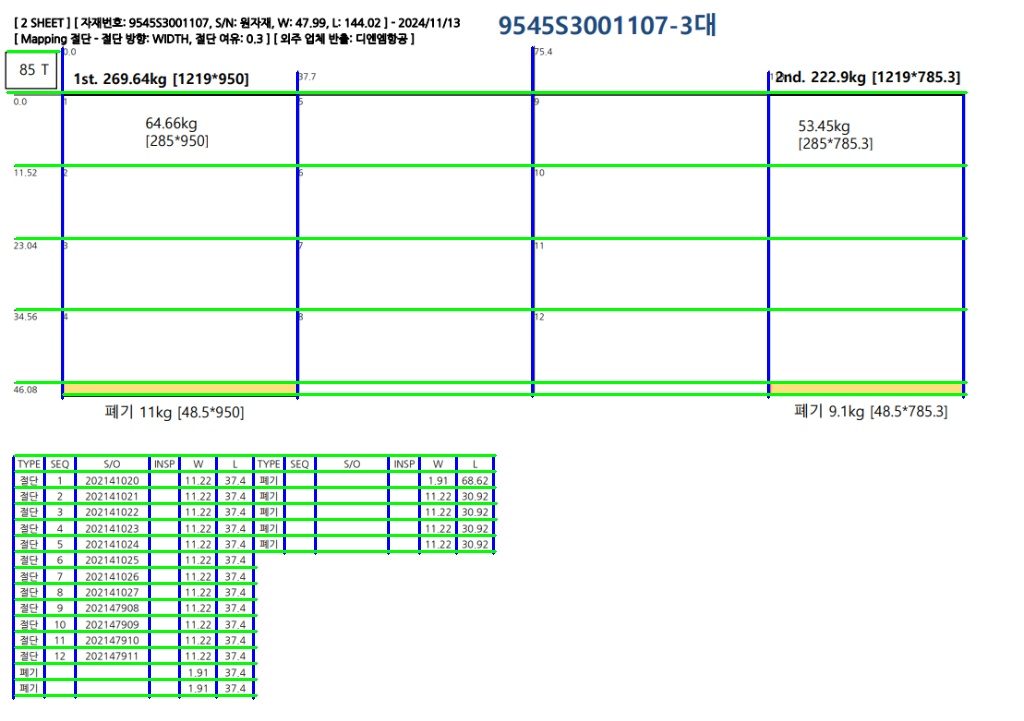
#> input picture debug_lines.jpg, 1024 x 721 px
$ python main.py debug_lines.jpg --width 1.0 --height 1.0
#> lines starting #> are read from the running program, lines starting #| are printed output that depends on the picture; after the words box and inside, x2 and y2 are one past the last pixel; in counts of white or black regions, pixels touching at a corner belong together
### image_processor.py
import cv2
import numpy as np

def detect_lines(image):
    """
    Detects vertical and horizontal lines in the image.
    Returns a tuple (vertical_lines, horizontal_lines).
    Each line is [x1, y1, x2, y2].
    """
    gray = cv2.cvtColor(image, cv2.COLOR_BGR2GRAY)

    # Use adaptive thresholding to isolate lines
    # valid lines are black, background is white.
    # Invert so lines are white.
    thresh = cv2.adaptiveThreshold(gray, 255, cv2.ADAPTIVE_THRESH_GAUSSIAN_C,
                                   cv2.THRESH_BINARY_INV, 11, 2)

    # Use morphological operations to refine valid lines
    # Vertical kernel
    v_kernel = cv2.getStructuringElement(cv2.MORPH_RECT, (1, 20))
    # Horizontal kernel
    h_kernel = cv2.getStructuringElement(cv2.MORPH_RECT, (20, 1))

    # Detect Vertical lines
    v_temp = cv2.morphologyEx(thresh, cv2.MORPH_OPEN, v_kernel, iterations=2)
    v_lines_p = cv2.HoughLinesP(v_temp, 1, np.pi/180, threshold=50, minLineLength=50, maxLineGap=10)

    # Detect Horizontal lines
    h_temp = cv2.morphologyEx(thresh, cv2.MORPH_OPEN, h_kernel, iterations=2)
    h_lines_p = cv2.HoughLinesP(h_temp, 1, np.pi/180, threshold=50, minLineLength=50, maxLineGap=10)

    v_lines = []
    if v_lines_p is not None:
        for line in v_lines_p:
            x1, y1, x2, y2 = line[0]
            # Ensure vertical line (small x difference)
            if abs(x1 - x2) < 5:
                v_lines.append(line[0])

    h_lines = []
    if h_lines_p is not None:
        for line in h_lines_p:
            x1, y1, x2, y2 = line[0]
            # Ensure horizontal line (small y difference)
            if abs(y1 - y2) < 5:
                h_lines.append(line[0])

    return merge_lines(v_lines, 'vertical'), merge_lines(h_lines, 'horizontal')

def merge_lines(lines, orientation, tolerance=10):
    """
    Merges lines that are close to each other.
    Simple clustering based on 'x' for vertical and 'y' for horizontal.
    """
    if not lines:
        return []

    # Sort based on primary coordinate
    idx = 0 if orientation == 'vertical' else 1
    lines.sort(key=lambda l: l[idx])

    merged = []
    current_group = [lines[0]]

    for i in range(1, len(lines)):
        line = lines[i]
        prev_line = current_group[-1]

        # Check proximity
        if abs(line[idx] - prev_line[idx]) < tolerance:
            current_group.append(line)
        else:
            merged.append(average_lines(current_group, orientation))
            current_group = [line]

    if current_group:
        merged.append(average_lines(current_group, orientation))

    return merged

def average_lines(group, orientation):
    """
    Averages a group of close lines into a single line.
    Extends the line to the min/max of the opposing coordinate.
    """
    x1s = [l[0] for l in group]
    y1s = [l[1] for l in group]
    x2s = [l[2] for l in group]
    y2s = [l[3] for l in group]

    if orientation == 'vertical':
        # Average X, Min Y, Max Y
        avg_x = int((sum(x1s) + sum(x2s)) / (2 * len(group)))
        min_y = min(min(y1s), min(y2s))
        max_y = max(max(y1s), max(y2s))
        return [avg_x, min_y, avg_x, max_y]
    else:
        # Average Y, Min X, Max X
        avg_y = int((sum(y1s) + sum(y2s)) / (2 * len(group)))
        min_x = min(min(x1s), min(x2s))
        max_x = max(max(x1s), max(x2s))
        return [min_x, avg_y, max_x, avg_y]

def map_coordinates(lines, img_width, img_height, total_width_mm, total_height_mm):
    """
    Converts pixel coordinates to real-world MM coordinates.
    Returns list of mapped lines.
    """
    x_scale = total_width_mm / img_width
    y_scale = total_height_mm / img_height

    mapped_lines = []
    for line in lines:
        x1, y1, x2, y2 = line
        mx1 = x1 * x_scale
        my1 = (img_height - y1) * y_scale # G-code usually has 0,0 at bottom-left, image is top-left
        mx2 = x2 * x_scale
        my2 = (img_height - y2) * y_scale
        mapped_lines.append([mx1, my1, mx2, my2])
    return mapped_lines

### gcode_generator.py
def generate_gcode(v_lines, h_lines, feed_rate=1000, unit="mm"):
    """
    Generates G-code string from mapped vertical and horizontal lines.
    v_lines: List of [x1, y1, x2, y2] (Vertical)
    h_lines: List of [x1, y1, x2, y2] (Horizontal)
    unit: 'mm' or 'inch'
    """
    gcode = []

    # Header
    gcode.append("%")
    gcode.append("O1000 (NESTING CUT)")

    if unit.lower() == "inch":
        gcode.append("G20 g90 (Inch, Absolute)")
    else:
        gcode.append("G21 g90 (Metric, Absolute)")

    gcode.append(f"F{feed_rate}")
    gcode.append("G0 Z0.5 (Safe Height)") # 0.5 inch is safer than 10 inches if unit is inch

    # 1. Vertical Cuts (1차)
    gcode.append("(--- 1st Pass: VERTICAL ---)")
    for i, line in enumerate(v_lines):
        x1, y1, x2, y2 = line
        gcode.append(f"(Vertical Cut #{i+1})")
        gcode.append(f"G0 X{x1:.2f} Y{y1:.2f}") # Move to start
        gcode.append("M3 (Cut On)")
        gcode.append(f"G1 X{x2:.2f} Y{y2:.2f}") # Cut to end
        gcode.append("M5 (Cut Off)")

    # 2. Horizontal Cuts (2차)
    gcode.append("(--- 2nd Pass: HORIZONTAL ---)")
    for i, line in enumerate(h_lines):
        x1, y1, x2, y2 = line
        gcode.append(f"(Horizontal Cut #{i+1})")
        gcode.append(f"G0 X{x1:.2f} Y{y1:.2f}")
        gcode.append("M3 S1000") # Start spindle/laser again if needed, S value optional
        gcode.append(f"G1 X{x2:.2f} Y{y2:.2f}")
        gcode.append("M5")

    # Footer
    gcode.append("G0 Z10.0")
    gcode.append("G0 X0 Y0")
    gcode.append("M30 (End of Program)")
    gcode.append("%")

    return "\n".join(gcode)

### main.py

import argparse
import sys
import os
import cv2
from pdf_loader import load_pdf_image
from image_processor import detect_lines, map_coordinates
from gcode_generator import generate_gcode


def process_file(input_path, width_mm, height_mm, output_path, debug=False):
    """
    Core logic to process the file and generate G-code.
    Returns a log string or raises Exception.
    """
    logs = []
    def log(msg):
        print(msg)
        logs.append(msg)

    if not os.path.exists(input_path):
        raise FileNotFoundError(f"File {input_path} not found.")

    log(f"Processing {input_path}...")

    if input_path.lower().endswith('.pdf'):
        img = load_pdf_image(input_path)
    else:
        img = cv2.imread(input_path)

    if img is None:
        raise ValueError("Failed to load image.")

    h, w = img.shape[:2]
    log(f"Image Resolution: {w}x{h} pixels")
    log(f"Target Size: {width_mm}mm x {height_mm}mm")

    # 2. Detect Lines
    log("Detecting lines...")
    v_lines, h_lines = detect_lines(img)
    log(f"Found {len(v_lines)} Vertical lines and {len(h_lines)} Horizontal lines.")

    # 3. Map Coordinates
    mapped_v = map_coordinates(v_lines, w, h, width_mm, height_mm)
    mapped_h = map_coordinates(h_lines, w, h, width_mm, height_mm)

    # 4. Generate G-Code
    gcode = generate_gcode(mapped_v, mapped_h)

    # 5. Save Output
    with open(output_path, "w") as f:
        f.write(gcode)

    log(f"G-code saved to {output_path}")

    # Debug Visualization
    if debug:
        debug_img = img.copy()
        # Draw Vertical (Blue)
        for line in v_lines:
            x1, y1, x2, y2 = line
            cv2.line(debug_img, (x1, y1), (x2, y2), (255, 0, 0), 2)
        # Draw Horizontal (Green)
        for line in h_lines:
            x1, y1, x2, y2 = line
            cv2.line(debug_img, (x1, y1), (x2, y2), (0, 255, 0), 2)

        debug_path = os.path.splitext(output_path)[0] + "_debug.jpg"
        cv2.imwrite(debug_path, debug_img)
        log(f"Debug image saved to {debug_path}")

    return "\n".join(logs)

def main():
    parser = argparse.ArgumentParser(description="Convert PDF/Image Nesting Layout to G-Code")
    parser.add_argument("input_file", help="Path to input PDF or Image file")
    parser.add_argument("--width", type=float, help="Total Width of the Plate in mm", required=True)
    parser.add_argument("--height", type=float, help="Total Height of the Plate in mm", required=True)
    parser.add_argument("--output", help="Output G-code file path", default="output.nc")
    parser.add_argument("--debug", action="store_true", help="Save debug image with detected lines")

    args = parser.parse_args()

    try:
        process_file(args.input_file, args.width, args.height, args.output, args.debug)
#> in process_file, img is the input picture: shape (721, 1024, 3); mean B, G, R 236.9, 245.1, 234.4
#> in detect_lines, `gray = cv2.cvtColor(image, cv2.COLOR_BGR2GRAY)`:
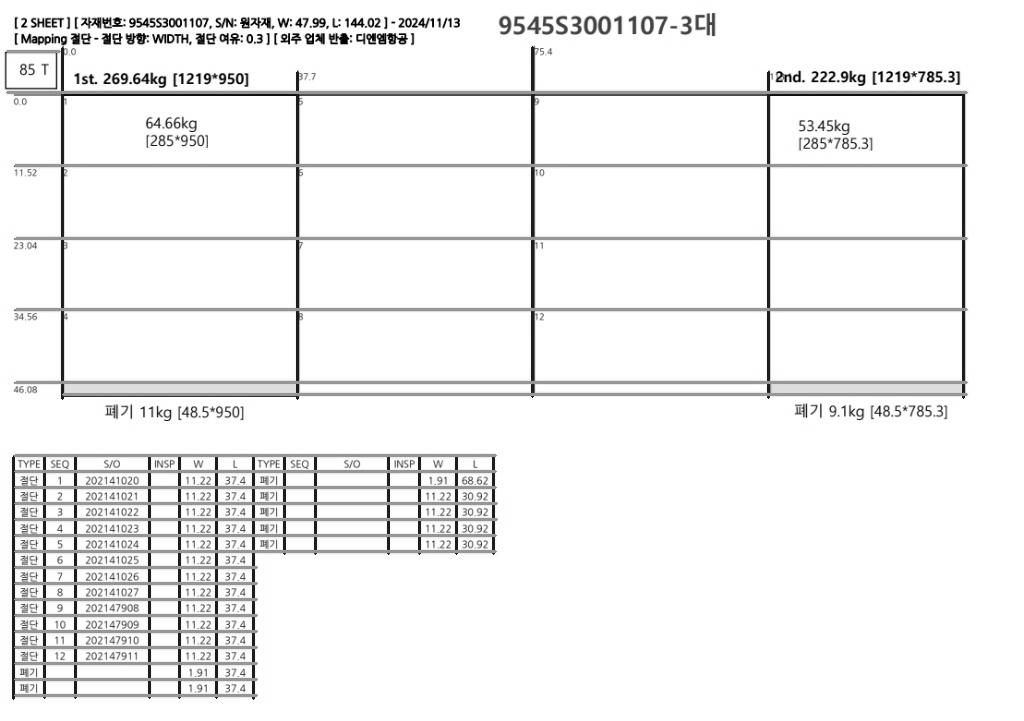
#> gray: shape (721, 1024); min 0, max 255, mean 241
#> in detect_lines, `thresh = cv2.adaptiveThreshold(gray, 255, cv2.ADAPTIVE_THRESH_GAUSSIAN..`:
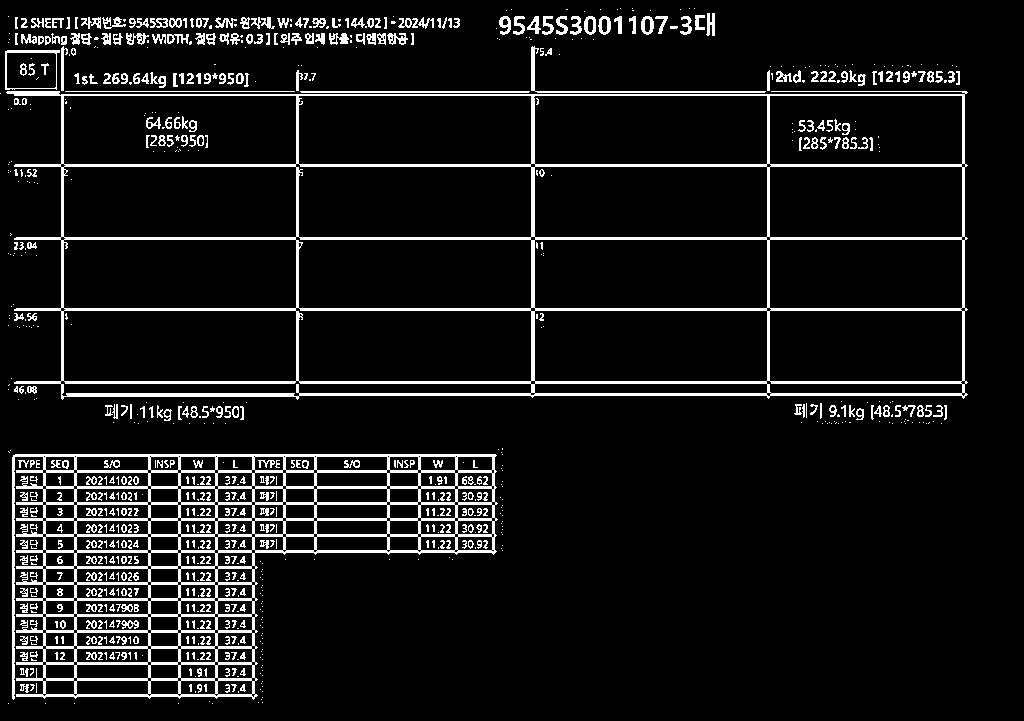
#> thresh: shape (721, 1024); 8.7% white; 896 white regions (462 under 20 px), largest, box (x1, y1, x2, y2) and area: (12, 454, 498, 700) 21441, (6, 91, 968, 400) 21074, (531, 46, 766, 93) 648
#> in detect_lines, `v_temp = cv2.morphologyEx(thresh, cv2.MORPH_OPEN, v_kernel, iterations..`:
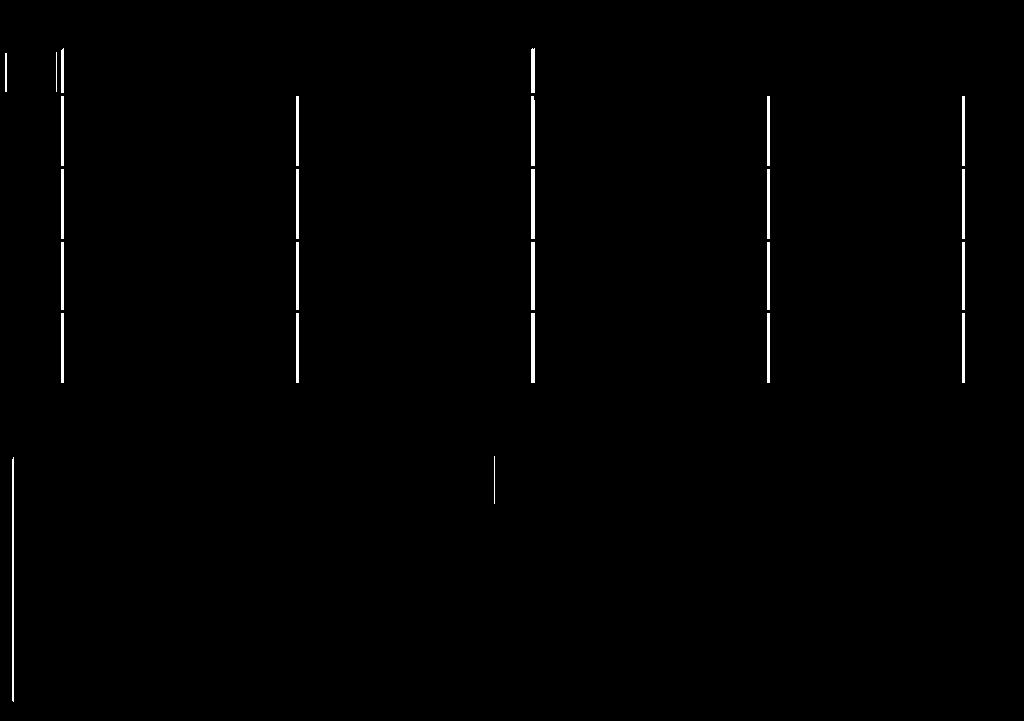
#> v_temp: shape (721, 1024); 0.73% white; 26 white regions, largest, box (x1, y1, x2, y2) and area: (12, 457, 14, 702) 487, (531, 169, 535, 239) 280, (531, 313, 535, 383) 280
#> in detect_lines, `v_lines_p = cv2.HoughLinesP(v_temp, 1, np.pi/180, threshold=50, minLin..`: v_lines_p = 18 rows, first 6: [531, 382, 531, 49], [533, 382, 533, 49], [768, 382, 768, 96], [63, 382, 63, 48], [963, 382, 963, 96], [964, 382, 964, 96]
#> in detect_lines, `h_temp = cv2.morphologyEx(thresh, cv2.MORPH_OPEN, h_kernel, iterations..`:
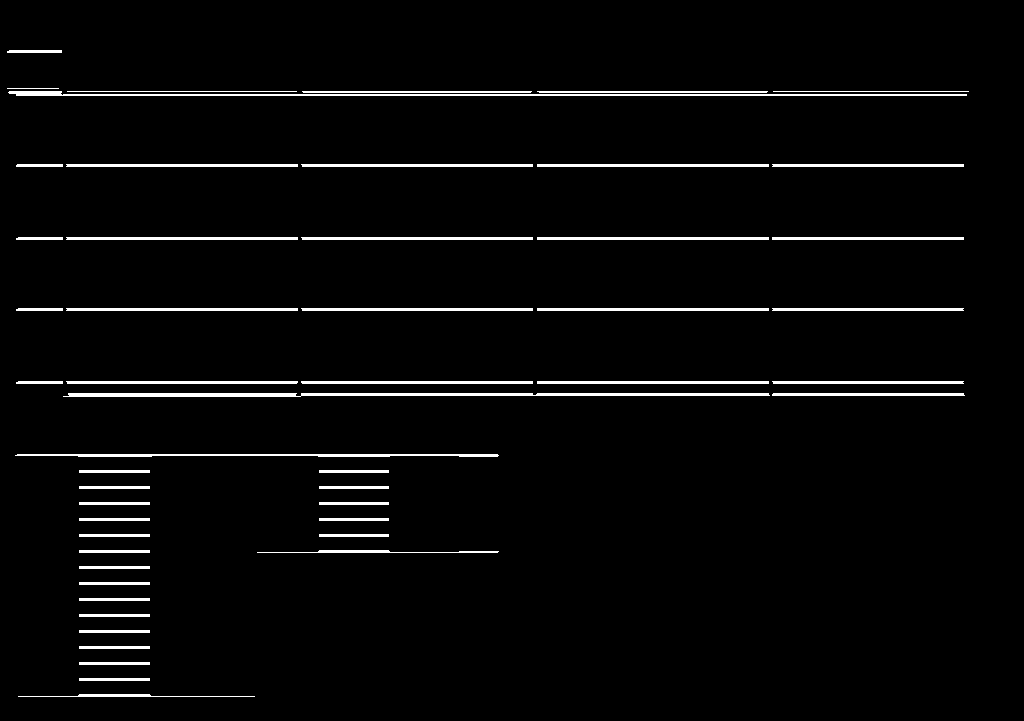
#> h_temp: shape (721, 1024); 3.2% white; 51 white regions, largest, box (x1, y1, x2, y2) and area: (63, 393, 770, 397) 2320, (8, 91, 967, 96) 2060, (15, 454, 499, 457) 1150
#> in detect_lines, `h_lines_p = cv2.HoughLinesP(h_temp, 1, np.pi/180, threshold=50, minLin..`: h_lines_p = 75 rows, first 6: [16, 94, 966, 94], [16, 166, 963, 166], [68, 394, 963, 394], [16, 165, 963, 165], [18, 308, 963, 308], [16, 310, 963, 310]
#> the loop in detect_lines, `for line in v_lines_p:` made 18 passes
#> (x1, y1, x2, y2) on passes 1 to 12: (531, 382, 531, 49), (533, 382, 533, 49), (768, 382, 768, 96), (63, 382, 63, 48), (963, 382, 963, 96), (964, 382, 964, 96), (62, 382, 62, 49), (534, 382, 534, 48), (532, 382, 532, 48), (298, 382, 298, 96), (296, 382, 296, 96), (61, 382, 61, 50)
#> after the loop in detect_lines, `for line in v_lines_p:`: v_lines = 18 items, first 6: [531, 382, 531, 49], [533, 382, 533, 49], [768, 382, 768, 96], [63, 382, 63, 48], [963, 382, 963, 96], [964, 382, 964, 96]
#> the loop in detect_lines, `for line in h_lines_p:` made 75 passes
#> (x1, y1, x2, y2) on passes 1 to 12: (16, 94, 966, 94), (16, 166, 963, 166), (68, 394, 963, 394), (16, 165, 963, 165), (18, 308, 963, 308), (16, 310, 963, 310), (16, 239, 963, 239), (17, 164, 963, 164), (69, 395, 964, 395), (18, 381, 963, 381), (16, 382, 962, 382), (16, 309, 962, 309)
#> after the loop in detect_lines, `for line in h_lines_p:`: h_lines = 75 items, first 6: [16, 94, 966, 94], [16, 166, 963, 166], [68, 394, 963, 394], [16, 165, 963, 165], [18, 308, 963, 308], [16, 310, 963, 310]
#> in merge_lines, `current_group = [lines[0]]`: current_group = [[12, 700, 12, 459]]
#> the loop in merge_lines, `for i in range(1, len(lines)):` made 17 passes
#> (prev_line, y1s in average_lines, x2s in average_lines, y2s in average_lines, avg_x in average_lines, min_y in average_lines, max_y in average_lines, current_group) on passes 2, 5, 8, 12, 15: ([13, 701, 13, 457], [700, 701], [12, 13], [459, 457], 12, 457, 701, [[61, 382, 61, 50]]), ([63, 382, 63, 48], [382, 382, 382], [61, 62, 63], [50, 49, 48], 62, 48, 382, [[296, 382, 296, 96]]), ([298, 382, 298, 96], [382, 382, 382], [296, 297, 298], [96, 96, 96], 297, 96, 382, [[531, 382, 531, 49]]), ([534, 382, 534, 48], [382, 382, 382, 382], [531, 532, 533, 534], [49, 48, 49, 48], 532, 48, 382, [[767, 382, 767, 96]]), ([769, 382, 769, 96], [382, 382, 382], [767, 768, 769], [96, 96, 96], 768, 96, 382, [[962, 382, 962, 96]])
#> (line, prev_line) on passes 1, 3, 4, 6, 7, 9: ([13, 701, 13, 457], [12, 700, 12, 459]), ([62, 382, 62, 49], [61, 382, 61, 50]), ([63, 382, 63, 48], [62, 382, 62, 49]), ([297, 382, 297, 96], [296, 382, 296, 96]), ([298, 382, 298, 96], [297, 382, 297, 96]), ([532, 382, 532, 48], [531, 382, 531, 49])
#> after the loop in merge_lines, `for i in range(1, len(lines)):`: merged = [[12, 457, 12, 701], [62, 48, 62, 382], [297, 96, 297, 382], [532, 48, 532, 382], [768, 96, 768, 382]]
#> the loop in merge_lines (call 2), `for i in range(1, len(lines)):` made 74 passes
#> (prev_line, x1s in average_lines, y1s in average_lines, x2s in average_lines, y2s in average_lines, avg_y in average_lines, min_x in average_lines, max_x in average_lines) on passes 2, 41, 51, 56: ([7, 52, 61, 51], [10, 7], [50, 52], [61, 61], [50, 51], 50, 7, 61), ([319, 504, 388, 503], [79, 319, 79, 79, 319], [502, 502, 503, 504, 504], [149, 384, 149, 149, 388], [502, 504, 503, 504, 503], 503, 79, 388), ([319, 536, 388, 535], [319, 79, 79, 319], [534, 535, 536, 536], [388, 149, 149, 388], [534, 535, 536, 535], 535, 79, 388), ([79, 568, 149, 568], [79, 79], [567, 568], [149, 149], [566, 568], 567, 79, 149)
#> (prev_line, x1s in average_lines, x2s in average_lines, y2s in average_lines, avg_y in average_lines, min_x in average_lines, max_x in average_lines, current_group) on passes 8, 11, 14, 17, 20: ([16, 95, 966, 95], [7, 9, 303, 9, 16, 16], [58, 968, 766, 60, 966, 966], [88, 91, 92, 93, 94, 95], 92, 7, 968, [[17, 164, 963, 164]]), ([16, 166, 963, 166], [17, 16, 16], [963, 963, 963], [164, 165, 166], 165, 16, 963, [[18, 237, 963, 237]]), ([16, 239, 963, 239], [18, 16, 16], [963, 963, 963], [237, 238, 239], 238, 16, 963, [[18, 308, 963, 308]]), ([16, 310, 963, 310], [18, 16, 16], [963, 962, 963], [308, 309, 310], 309, 16, 963, [[18, 381, 963, 381]]), ([16, 383, 963, 383], [18, 16, 16], [963, 962, 963], [381, 382, 383], 382, 16, 963, [[68, 393, 963, 393]])
#> the loop in map_coordinates, `for line in lines:` made 6 passes
#> the loop in map_coordinates (call 2), `for line in lines:` made 23 passes
#> line on passes 1 to 12: [7, 50, 61, 50], [7, 92, 968, 92], [16, 165, 963, 165], [16, 238, 963, 238], [16, 309, 963, 309], [16, 382, 963, 382], [63, 394, 964, 394], [15, 455, 498, 455], [79, 471, 388, 471], [79, 486, 388, 486], [79, 503, 388, 503], [79, 519, 388, 519]
#> the loop in generate_gcode, `for i, line in enumerate(v_lines):` made 6 passes
#> line on passes 1 to 6: [0.0117, 0.366, 0.0117, 0.0277], [0.0605, 0.933, 0.0605, 0.47], [0.29, 0.867, 0.29, 0.47], [0.52, 0.933, 0.52, 0.47], [0.75, 0.867, 0.75, 0.47], [0.94, 0.867, 0.94, 0.47]
#> the loop in generate_gcode, `for i, line in enumerate(h_lines):` made 23 passes
#> line on passes 1 to 12: [0.00684, 0.931, 0.0596, 0.931], [0.00684, 0.872, 0.945, 0.872], [0.0156, 0.771, 0.94, 0.771], [0.0156, 0.67, 0.94, 0.67], [0.0156, 0.571, 0.94, 0.571], [0.0156, 0.47, 0.94, 0.47], [0.0615, 0.454, 0.941, 0.454], [0.0146, 0.369, 0.486, 0.369], [0.0771, 0.347, 0.379, 0.347], [0.0771, 0.326, 0.379, 0.326], [0.0771, 0.302, 0.379, 0.302], [0.0771, 0.28, 0.379, 0.28]
    except Exception as e:
        print(f"Error: {e}")
        sys.exit(1)

if __name__ == "__main__":
    main()
